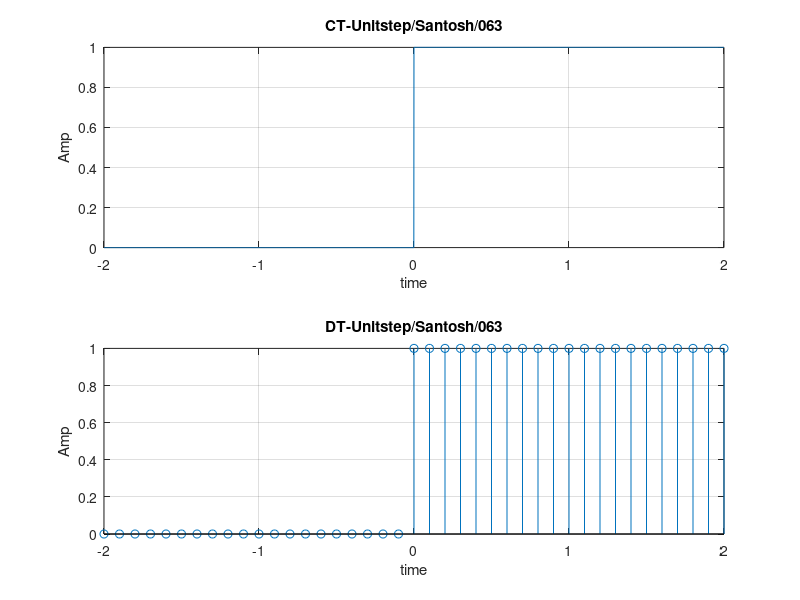

MATLAB code for this plot:
%Construct a continuous and discrete unit step signal
clc;
close all;
clear all;
i = 1;
for t = -2:0.001:2
    if(t>=0)
        x(i) = 1;
    else 
        x(i) = 0;
    end;
     i = i+1;
end;
t = -2:0.001:2;
subplot(2,1,1)
plot(t,x)
xlabel('time');
ylabel('Amp');
title('CT-Unitstep/Santosh/063');
grid on;

clear all;
i = 1;
for t = -2:0.1:2
    if(t>=0)
        x(i) = 1;
    else 
        x(i) = 0;
    end;
     i = i+1;
end;
t = -2:0.1:2;
subplot(2,1,2)
stem(t,x);
xlabel('time');
ylabel('Amp');
title('DT-Unitstep/Santosh/063');
grid on;
